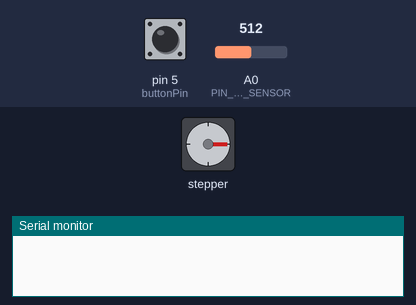
Simulated run of this sketch. Board: Arduino Uno, built with avr-gcc and run on an emulated ATmega328P. On the bench: stepper motor, the last lines printed to the serial monitor. Wiring (inferred from the names in the program): stepper motor driver (200 steps per turn assumed): step pin 3; direction pin 2. Inputs (shaded band) come from the test bench; at power-on: A0 (PIN_PHOTO_SENSOR) = 512, pin 5 (buttonPin) HIGH.

Above: at 1.2 s.
1.3 s: A0 (PIN_PHOTO_SENSOR) set to 716
At 8.7 s:
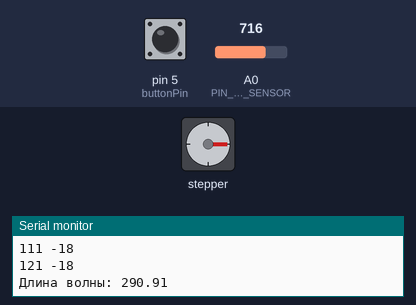
15.3 s: pin 5 (buttonPin) pulled LOW for 3.2 s
At 16.7 s:
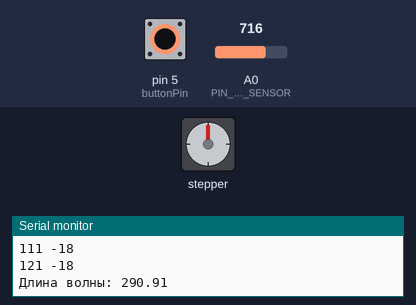
32.5 s: pin 5 (buttonPin) pulled LOW for 3.2 s
49.7 s: pin 5 (buttonPin) pulled LOW for 3.2 s
66.9 s: pin 5 (buttonPin) pulled LOW for 3.2 s
Timing chart, 0 to 85.0 s (numbered marks = the images above; inputs shaded):
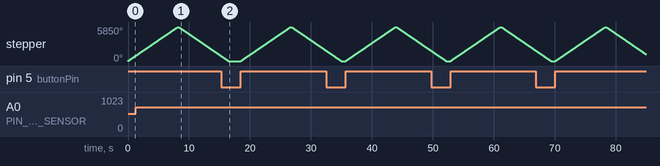

The sketch:

final.ino
```cpp
const int dirPin = 2;
const int stepPin = 3;
const int buttonPin = 5;
const int stepsPerRevolution = 200;
const int length = 130;
const int motorStepDelay = 1250;

int myPins[length];

struct Point {
  int index;
  int value;
};
Point sortedData[130];      // Массив для хранения индексов и значений
Point detectedPoints[130];  // Массив для хранения обнаруженных точек
int detectedCount = 0;      // Счётчик обнаруженных точек

int buttonState = 0;
#define PIN_PHOTO_SENSOR A0

#define MIN_DISTANCE 10
#define BRIGHTNESS_PERCENT 15

void setup() {
  pinMode(stepPin, OUTPUT);
  pinMode(dirPin, OUTPUT);
  digitalWrite(dirPin, LOW);
  digitalWrite(stepPin, LOW);
  Serial.begin(9600);
}
void loop() {
  buttonState = digitalRead(buttonPin);
  while (buttonState == 0) {
    buttonState = digitalRead(buttonPin);
  }

  digitalWrite(dirPin, HIGH);
  for (int t = 0; t < length; t++) {
    int val = analogRead(PIN_PHOTO_SENSOR);
    myPins[t] = val - 734;
    for (int i = 0; i < stepsPerRevolution / 8; i++) {
      digitalWrite(stepPin, HIGH);
      delayMicroseconds(motorStepDelay);
      digitalWrite(stepPin, LOW);
      delayMicroseconds(motorStepDelay);
    }
  }
  Serial.println("====================================================================================");

  // Заполнение sortedData индексами и значениями из myPins
  for (int i = 0; i < 130; i++) {
    sortedData[i].index = i;
    sortedData[i].value = myPins[i];
  }

  // Сортировка sortedData по значению в порядке убывания (пузырьковая сортировка)
  for (int i = 0; i < 129; i++) {
    for (int j = i + 1; j < 130; j++) {
      if (sortedData[i].value < sortedData[j].value) {
        Point temp = sortedData[i];
        sortedData[i] = sortedData[j];
        sortedData[j] = temp;
      }
    }
  }

  // Поиск detectedPoints
  for (int i = 0; i < 130; i++) {
    // Проверка, соответствует ли точка условию яркости
    if ((float)sortedData[i].value * 100 / sortedData[0].value >= (100 - BRIGHTNESS_PERCENT)) {
      bool hasIntersections = false;
      // Проверка на пересечение с уже обнаруженными точками
      for (int j = 0; j < detectedCount; j++) {
        if (abs(detectedPoints[j].index - sortedData[i].index) < MIN_DISTANCE) {
          hasIntersections = true;
          break;
        }
      }
      // Если пересечений нет, добавляем точку в detectedPoints
      if (!hasIntersections) {
        detectedPoints[detectedCount++] = sortedData[i];
      }
    }
  }

  // Сортировка detectedPoints по индексу (пузырьковая сортировка)
  for (int i = 0; i < detectedCount - 1; i++) {
    for (int j = i + 1; j < detectedCount; j++) {
      if (detectedPoints[i].index > detectedPoints[j].index) {
        Point temp = detectedPoints[i];
        detectedPoints[i] = detectedPoints[j];
        detectedPoints[j] = temp;
      }
    }
  }

  for (int i = 0; i < detectedCount; i++) {
    Serial.print(detectedPoints[i].index);
    Serial.print(" ");
    Serial.println(detectedPoints[i].value);
  }

  // Расчет расстояний между соседними точками
  int distances[detectedCount - 1];
  for (int i = 0; i < detectedCount - 1; i++) {
    distances[i] = detectedPoints[i + 1].index - detectedPoints[i].index + 1;
  }

  // Расчет среднего расстояния
  int sumDistances = 0;
  for (int i = 0; i < detectedCount - 1; i++) {
    sumDistances += distances[i];
  }
  float d = (float)sumDistances / (detectedCount - 1);

  // Расчет результата
  float a = 1.0 / 80.0;  // ширина щели
  float L = 500.0;       // расстояние до экрана
  float result = (a * d / L) * 1000000.0;

  // Вывод результата в монитор порта
  Serial.print("Длина волны: ");
  Serial.println(result);

  digitalWrite(dirPin, LOW);
  for (int t = 0; t < length; t++) {
    for (int i = 0; i < stepsPerRevolution / 8; i++) {
      digitalWrite(stepPin, HIGH);
      delayMicroseconds(motorStepDelay);
      digitalWrite(stepPin, LOW);
      delayMicroseconds(motorStepDelay);
    }
  }
}
```
